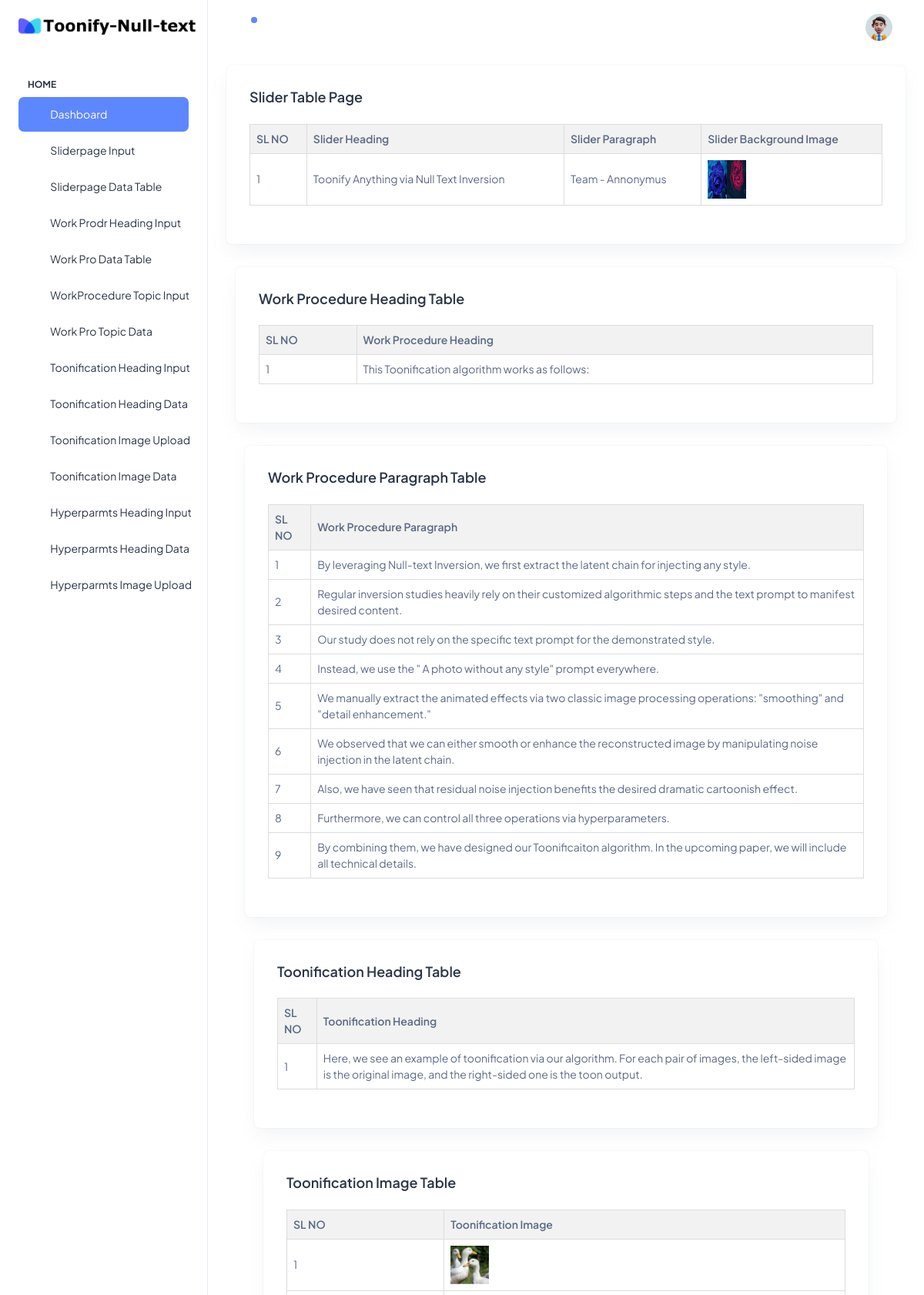
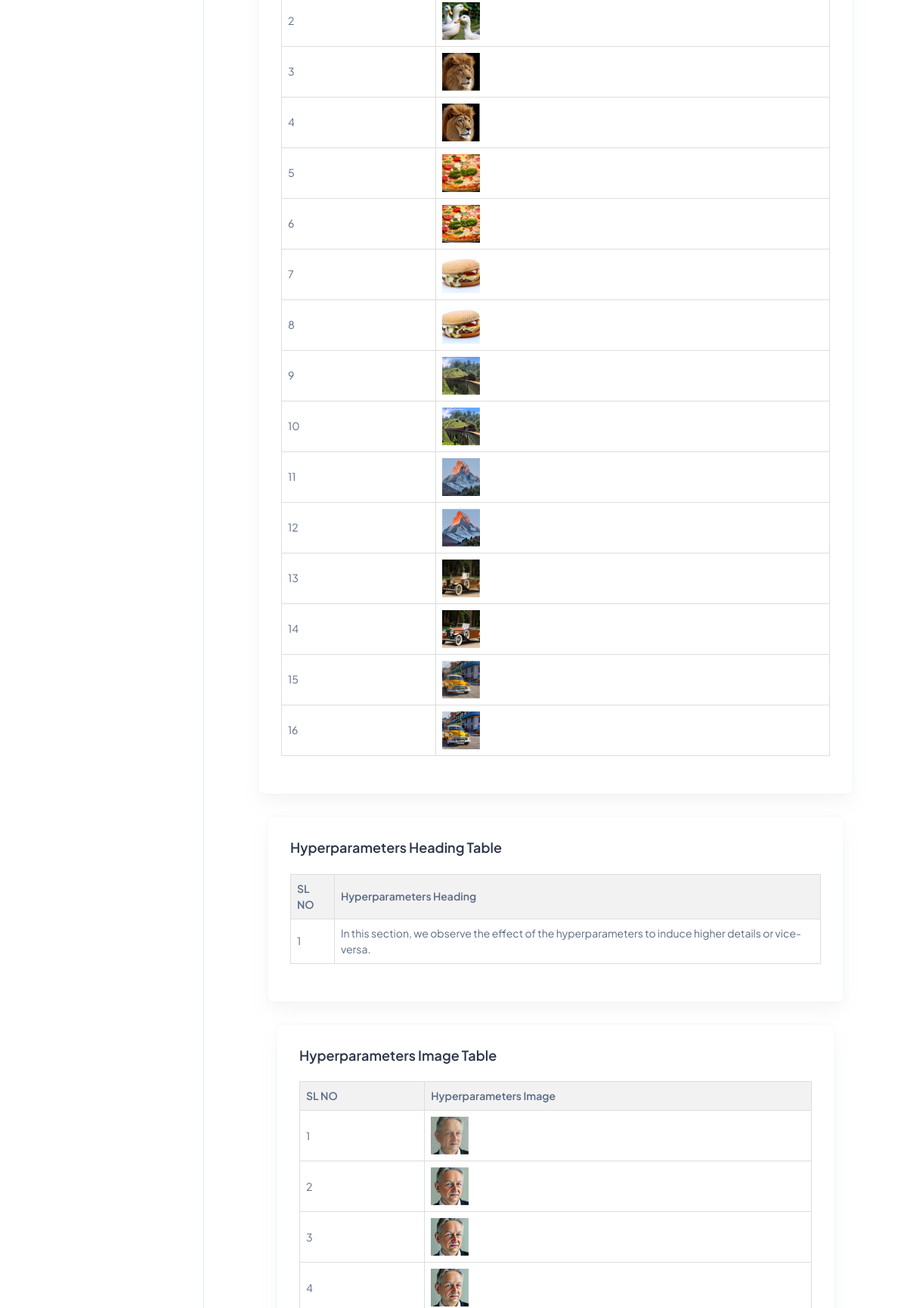
/indexpage/ (upper part), run on the app's committed database (2 pictures, top to bottom).
### Toonify/models.py (models this page shows)
class Sliderpage(models.Model):
    slider_heading = models.CharField(max_length = 500)
    slider_paragraph = models.CharField(max_length = 200)
    slider_photo = models.ImageField(upload_to='Slider Photo/', default='No images')

class WorkProcedureHeading(models.Model):
    work_pro_heading = models.CharField(max_length = 500)

class WorkProcedureTopic(models.Model):
    work_pro_paragraph = models.CharField(max_length = 500)

class ToonificationHeading(models.Model):
   toonification_heading = models.CharField(max_length = 500)

class ToonificationImage(models.Model):
   toonification_photo = models.ImageField(upload_to='ToonificationImage/', default='No images')

class HyperparametersHeading(models.Model):
   hyperparameters_heading = models.CharField(max_length = 500)

class HyperparametersImage(models.Model):
   hyperparameters_photo = models.ImageField(upload_to='HyperparametersImage/', default='No images')

### Toonify/views.py (the view)
# urls.py: path('indexpage/', views.indexpage, name='indexpage'),
def indexpage(request):
    sliderdata = Sliderpage.objects.all()
    workprocedureheading = WorkProcedureHeading.objects.all()
    workproceduretopic = WorkProcedureTopic.objects.all()
    toonificationHeadingdata = ToonificationHeading.objects.all()
    toonificationimagedata = ToonificationImage.objects.all()
    hyperparametersHeadingdata = HyperparametersHeading.objects.all()
    hyperparametersimagedata = HyperparametersImage.objects.all()
    data = {
        'sliderdata': sliderdata,
        'workprocedureheading': workprocedureheading,
        'workproceduretopic': workproceduretopic,
        'toonificationHeadingdata': toonificationHeadingdata,
        'toonificationimagedata': toonificationimagedata,
        'hyperparametersHeadingdata': hyperparametersHeadingdata,
        'hyperparametersimagedata': hyperparametersimagedata,
    }
    return render(request, 'adminhome.html', data)

### templates/adminhome.html (shortened to what this page needs)
{%load static%}
<!doctype html>
<html lang="en">
<head>
  <link rel="stylesheet" href="{% static 'assets/css/styles.min.css' %}" />
  <link rel="stylesheet" href="{% static 'table.css' %}">
</head>
<body>
  <div class="page-wrapper" id="main-wrapper" data-layout="vertical" data-navbarbg="skin6" data-sidebartype="full"
    data-sidebar-position="fixed" data-header-position="fixed">
    <aside class="left-sidebar">
      <div>
        <div class="brand-logo d-flex align-items-center justify-content-between">
          <a href="{% static '/index.html" class="text-nowrap logo-img' %}">
            <img src="{% static 'logo.png' %}" width="230" alt="" />
          </a>
        </div>
        <nav class="sidebar-nav scroll-sidebar" data-simplebar="">
          <ul id="sidebarnav">
            <li class="nav-small-cap">
              <span class="hide-menu">Home</span>
            </li>
            <li class="sidebar-item">
              <a class="sidebar-link" href="{% url 'indexpage'%}" aria-expanded="false">
                <span>
                  <i class="ti ti-layout-dashboard"></i>
                </span>
                <span class="hide-menu">Dashboard</span>
              </a>
            </li>
            <li class="sidebar-item">
              <a class="sidebar-link" href="{% url 'sliderpage' %}" aria-expanded="false">
                <span>
                  <i class="ti ti-arrow-big-right"></i>
                </span>
                <span class="hide-menu">Sliderpage Input</span>
              </a>
              <li class="sidebar-item">
                <a class="sidebar-link" href="{% url 'sliderdatatable' %}" aria-expanded="false">
                  <span>
                    <i class="ti ti-brightness-down"></i>
                  </span>
                  <span class="hide-menu">Sliderpage Data Table</span>
                </a>
              </li>
            </li>
            <li class="sidebar-item">
              <a class="sidebar-link" href="{% url 'workprocedurepage' %}" aria-expanded="false">
                <span>
                  <i class="ti ti-arrow-big-right"></i>
                </span>
                <span class="hide-menu">Work Prodr Heading Input</span>
              </a>
              <li class="sidebar-item">
                <a class="sidebar-link" href="{% url 'workproceduredatatable' %}" aria-expanded="false">
                  <span>
                    <i class="ti ti-brightness-down"></i>
                  </span>
                  <span class="hide-menu">Work Pro Data Table</span>
                </a>
              </li>
            </li>
            <li class="sidebar-item">
              <a class="sidebar-link" href="{% url 'workproceduretopicpage' %}" aria-expanded="false">
                <span>
                  <i class="ti ti-arrow-big-right"></i>
                </span>
                <span class="hide-menu">WorkProcedure Topic Input</span>
              </a>
              <li class="sidebar-item">
                <a class="sidebar-link" href="{% url 'workproceduretopicdatatable' %}" aria-expanded="false">
                  <span>
                    <i class="ti ti-brightness-down"></i>
                  </span>
                  <span class="hide-menu">Work Pro Topic Data</span>
                </a>
              </li>
            </li>
            <li class="sidebar-item">
              <a class="sidebar-link" href="{% url 'toonificationheadingpage' %}" aria-expanded="false">
                <span>
                  <i class="ti ti-arrow-big-right"></i>
                </span>
                <span class="hide-menu">Toonification Heading Input</span>
              </a>
              <li class="sidebar-item">
                <a class="sidebar-link" href="{% url 'Toonificationdatatable' %}" aria-expanded="false">
                  <span>
                    <i class="ti ti-brightness-down"></i>
                  </span>
                  <span class="hide-menu">Toonification Heading Data</span>
                </a>
              </li>
            </li>
            <li class="sidebar-item">
              <a class="sidebar-link" href="{% url 'toonificationimagepage' %}" aria-expanded="false">
                <span>
                  <i class="ti ti-arrow-big-right"></i>
                </span>
                <span class="hide-menu">Toonification Image Upload</span>
              </a>
              <li class="sidebar-item">
                <a class="sidebar-link" href="{% url 'toonificationimagedatatable' %}" aria-expanded="false">
                  <span>
                    <i class="ti ti-brightness-down"></i>
                  </span>
                  <span class="hide-menu">Toonification Image Data</span>
                </a>
              </li>
            </li>
            <li class="sidebar-item">
              <a class="sidebar-link" href="{% url 'hyperparametersheadingpage' %}" aria-expanded="false">
                <span>
                  <i class="ti ti-arrow-big-right"></i>
                </span>
                <span class="hide-menu">Hyperparmts Heading Input</span>
              </a>
              <li class="sidebar-item">
                <a class="sidebar-link" href="{% url 'hyperparametersdatatable' %}" aria-expanded="false">
                  <span>
                    <i class="ti ti-brightness-down"></i>
                  </span>
                  <span class="hide-menu">Hyperparmts Heading Data</span>
                </a>
              </li>
            </li>
            <li class="sidebar-item">
              <a class="sidebar-link" href="{% url 'hyperparametersimagepage' %}" aria-expanded="false">
                <span>
                  <i class="ti ti-arrow-big-right"></i>
                </span>
                <span class="hide-menu">Hyperparmts Image Upload</span>
              </a>
              <li class="sidebar-item">
                <a class="sidebar-link" href="{% url 'hyperparametersimagedatatable' %}" aria-expanded="false">
                </a>
              </li>
            </li>
      </div>
    </aside>
    <div class="body-wrapper">
      <header class="app-header">
        <nav class="navbar navbar-expand-lg navbar-light">
          <ul class="navbar-nav">
            <li class="nav-item">
              <a class="nav-link nav-icon-hover" href="javascript:void(0)">
                <i class="ti ti-bell-ringing"></i>
                <div class="notification bg-primary rounded-circle"></div>
              </a>
            </li>
          </ul>
          <div class="navbar-collapse justify-content-end px-0" id="navbarNav">
            <ul class="navbar-nav flex-row ms-auto align-items-center justify-content-end">
              <li class="nav-item dropdown">
                <a class="nav-link nav-icon-hover" href="javascript:void(0)" id="drop2" data-bs-toggle="dropdown"
                  aria-expanded="false">
                  <img src="../assets/images/profile/user-1.jpg" alt="" width="35" height="35" class="rounded-circle">
                </a>
              </li>
            </ul>
          </div>
        </nav>
      </header>
      <div class="container-fluid">
        <div class="row">
          <div class="container-fluid">
            <div class="card">
              <div class="card-body">
                <h5 class="card-title fw-semibold mb-4">Slider Table Page</h5>
                <table id="employeeTable">
                  <thead>
                    <tr>
                      <th>SL NO</th>
                      <th>Slider Heading</th>
                      <th>Slider Paragraph</th>
                      <th>Slider Background Image</th>
                    </tr>
                  </thead>
                  <tbody>
                    {% for i in sliderdata %}
                    <tr>
                        <td>{{forloop.counter}}</td>
                        <td>{{i.slider_heading}}</td>
                        <td>{{i.slider_paragraph}}</td>
                        <td><img src="/media/{{i.slider_photo}}" alt="no image"height="50px" width="50px"></td>
                    </tr>
                    {% endfor %}
                  </tbody>
                </table>
              </div>
            </div>
          </div>
      </div>
   <div class="container-fluid">
    <div class="row">
      <div class="container-fluid">
        <div class="card">
          <div class="card-body">
            <h5 class="card-title fw-semibold mb-4">Work Procedure Heading Table</h5>
            <table id="employeeTable">
              <thead>
                <tr>
                  <th>SL NO</th>
                  <th>Work Procedure Heading</th>
                </tr>
              </thead>
              <tbody>
                {% for i in workprocedureheading %}
                <tr>
                    <td>{{forloop.counter}}</td>
                    <td>{{i.work_pro_heading}}</td>
                </tr>
                {% endfor %}
              </tbody>
            </table>
          </div>
        </div>
      </div>
  </div>
<div class="container-fluid">
  <div class="row">
    <div class="container-fluid">
      <div class="card">
        <div class="card-body">
          <h5 class="card-title fw-semibold mb-4">Work Procedure Paragraph Table</h5>
          <table id="employeeTable">
            <thead>
              <tr>
                <th>SL NO</th>
                <th>Work Procedure Paragraph</th>
              </tr>
            </thead>
            <tbody>
              {% for i in workproceduretopic %}
              <tr>
                  <td>{{forloop.counter}}</td>
                  <td>{{i.work_pro_paragraph}}</td>
              </tr>
              {% endfor %}
            </tbody>
          </table>
        </div>
      </div>
    </div>
</div>
<div class="container-fluid">
  <div class="row">
    <div class="container-fluid">
      <div class="card">
        <div class="card-body">
          <h5 class="card-title fw-semibold mb-4">Toonification Heading Table</h5>
          <table id="employeeTable">
            <thead>
              <tr>
                <th>SL NO</th>
                <th>Toonification Heading</th>
              </tr>
            </thead>
            <tbody>
              {% for i in toonificationHeadingdata %}
              <tr>
                  <td>{{forloop.counter}}</td>
                  <td>{{i.toonification_heading}}</td>
              </tr>
              {% endfor %}
            </tbody>
          </table>
        </div>
      </div>
    </div>
</div>
<div class="container-fluid">
  <div class="row">
    <div class="container-fluid">
      <div class="card">
        <div class="card-body">
          <h5 class="card-title fw-semibold mb-4">Toonification Image Table</h5>
          <table id="employeeTable">
            <thead>
              <tr>
                <th>SL NO</th>
                <th>Toonification Image</th>
              </tr>
            </thead>
            <tbody>
              {% for i in toonificationimagedata %}
              <tr>
                  <td>{{forloop.counter}}</td>
                  <td><img src="/media/{{i.toonification_photo}}" alt="no image"height="50px" width="50px"></td>
              </tr>
              {% endfor %}
            </tbody>
          </table>
        </div>
      </div>
    </div>
</div>
<div class="container-fluid">
  <div class="row">
    <div class="container-fluid">
      <div class="card">
        <div class="card-body">
          <h5 class="card-title fw-semibold mb-4">Hyperparameters Heading Table</h5>
          <table id="employeeTable">
            <thead>
              <tr>
                <th>SL NO</th>
                <th>Hyperparameters Heading</th>
              </tr>
            </thead>
            <tbody>
              {% for i in hyperparametersHeadingdata %}
              <tr>
                  <td>{{forloop.counter}}</td>
                  <td>{{i.hyperparameters_heading}}</td>
              </tr>
              {% endfor %}
            </tbody>
          </table>
        </div>
      </div>
    </div>
</div>
<div class="container-fluid">
  <div class="row">
    <div class="container-fluid">
      <div class="card">
        <div class="card-body">
          <h5 class="card-title fw-semibold mb-4">Hyperparameters Image Table</h5>
          <table id="employeeTable">
            <thead>
              <tr>
                <th>SL NO</th>
                <th>Hyperparameters Image</th>
              </tr>
            </thead>
            <tbody>
              {% for i in hyperparametersimagedata %}
              <tr>
                  <td>{{forloop.counter}}</td>
                  <td><img src="/media/{{i.hyperparameters_photo}}" alt="no image"height="50px" width="50px"></td>
              </tr>
              {% endfor %}
            </tbody>
          </table>
        </div>
      </div>
    </div>
</div>
    </div>
  </div>
</body>
</html>

### static/table.css (style rules this page uses)
table { width: 100%; border-collapse: collapse; margin-bottom: 20px; }
th, td { border: 1px solid #ddd; padding: 8px; text-align: left; }
th { background-color: #f2f2f2; }

### data on the page
Sliderpage: slider_heading "Toonify Anything via Null Text Inversion", slider_paragraph "Team - Annonymus", slider_photo (picture)
WorkProcedureHeading: work_pro_heading "This Toonification algorithm works as follows:"
WorkProcedureTopic: work_pro_paragraph "By leveraging Null-text Inversion, we first extract the latent chain for injecting any style."
WorkProcedureTopic: work_pro_paragraph "Regular inversion studies heavily rely on their customized algorithmic steps and the text prompt to manifest desired content."
WorkProcedureTopic: work_pro_paragraph "Our study does not rely on the specific text prompt for the demonstrated style."
WorkProcedureTopic: work_pro_paragraph "Instead, we use the \" A photo without any style\" prompt everywhere."
WorkProcedureTopic: work_pro_paragraph "We manually extract the animated effects via two classic image processing operations: \"smoothing\" and \"detail enhancement.\""
WorkProcedureTopic: work_pro_paragraph "We observed that we can either smooth or enhance the reconstructed image by manipulating noise injection in the latent chain."
WorkProcedureTopic: work_pro_paragraph "Also, we have seen that residual noise injection benefits the desired dramatic cartoonish effect."
WorkProcedureTopic: work_pro_paragraph "Furthermore, we can control all three operations via hyperparameters."
WorkProcedureTopic: work_pro_paragraph "By combining them, we have designed our Toonificaiton algorithm. In the upcoming paper, we will include all technical details."
ToonificationHeading: toonification_heading "Here, we see an example of toonification via our algorithm. For each pair of images, the left-sided image is the original image, and the right-sided one is the toon output."
ToonificationImage: toonification_photo (picture)
ToonificationImage: toonification_photo (picture)
ToonificationImage: toonification_photo (picture)
ToonificationImage: toonification_photo (picture)
ToonificationImage: toonification_photo (picture)
ToonificationImage: toonification_photo (picture)
ToonificationImage: toonification_photo (picture)
ToonificationImage: toonification_photo (picture)
ToonificationImage: toonification_photo (picture)
ToonificationImage: toonification_photo (picture)
ToonificationImage: toonification_photo (picture)
ToonificationImage: toonification_photo (picture)
ToonificationImage: toonification_photo (picture)
ToonificationImage: toonification_photo (picture)
ToonificationImage: toonification_photo (picture)
ToonificationImage: toonification_photo (picture)
HyperparametersHeading: hyperparameters_heading "In this section, we observe the effect of the hyperparameters to induce higher details or vice-versa."
HyperparametersImage: hyperparameters_photo (picture)
HyperparametersImage: hyperparameters_photo (picture)
HyperparametersImage: hyperparameters_photo (picture)
HyperparametersImage: hyperparameters_photo (picture)
